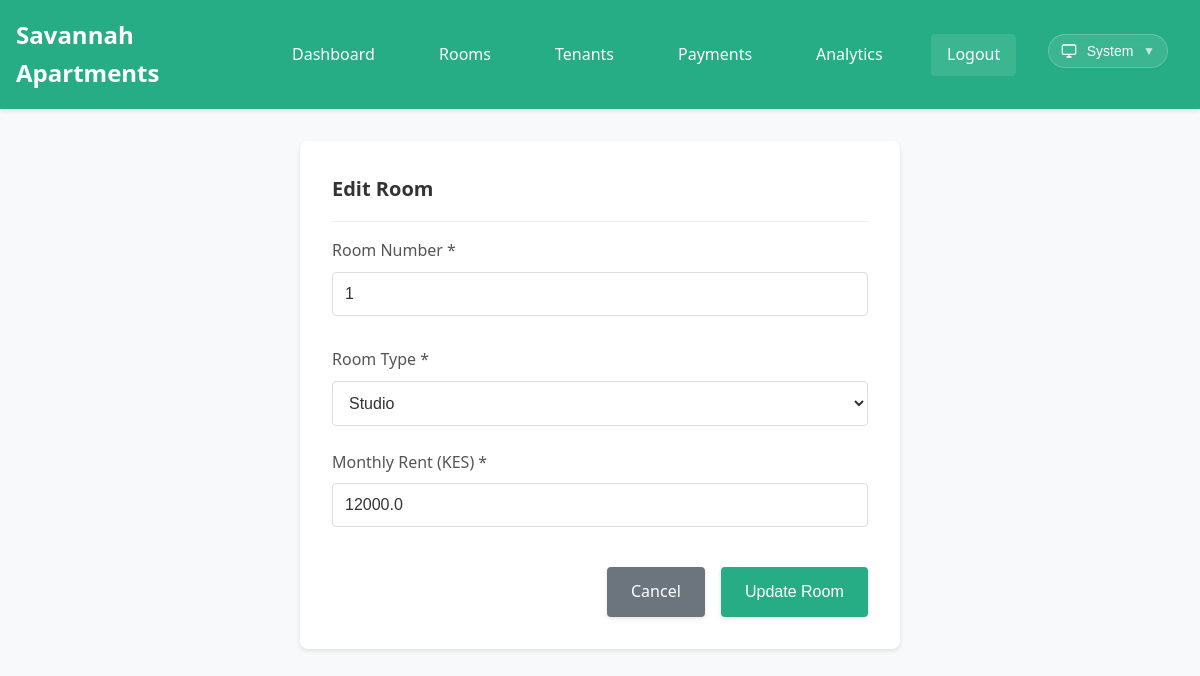
Screenshot of /rooms/edit/1 (signed in) with the database file from the repository.
### tables this page shows
CREATE TABLE rooms (
            room_id INTEGER PRIMARY KEY AUTOINCREMENT,
            room_number TEXT UNIQUE NOT NULL,
            room_type TEXT NOT NULL,
            monthly_rent REAL NOT NULL,
            status TEXT DEFAULT 'vacant'
        );

### app.py (the view, shortened to what this page needs)
@app.route('/rooms/edit/<int:room_id>', methods=['GET', 'POST'])
@login_required
def edit_room(room_id):
    conn = get_db_connection()
    room = conn.execute('SELECT * FROM rooms WHERE room_id = ?', (room_id,)).fetchone()
    conn.close()
    if not room:
        flash('Room not found!', 'error')
        return redirect(url_for('rooms'))
    return render_template('room_form.html', room=room)

### app.py (called while the page is built)
def get_db_connection():
    conn = sqlite3.connect(DATABASE, timeout=20.0)
    conn.row_factory = sqlite3.Row
    conn.execute('PRAGMA journal_mode=WAL')
    conn.execute('PRAGMA synchronous=NORMAL')
    conn.execute('PRAGMA cache_size=10000')
    conn.execute('PRAGMA temp_store=MEMORY')
    return conn

def login_required(f):
    @wraps(f)
    def decorated_function(*args, **kwargs):
        if 'logged_in' not in session:
            return redirect(url_for('login'))
        return f(*args, **kwargs)
    return decorated_function

### templates/room_form.html (shortened to what this page needs)
{% extends "base.html" %}
{% block content %}
<div class="form-container">
    <div class="card-header">
        <h1 class="card-title">{% if room %}Edit Room{% else %}Add New Room{% endif %}</h1>
    </div>
    <form method="POST">
        <div class="form-group">
            <label for="room_number" class="form-label">Room Number *</label>
            <input type="text" id="room_number" name="room_number" class="form-input"
                   value="{{ room.room_number if room else '' }}"
                   required minlength="1" maxlength="10"
                   placeholder="Enter room number">
        </div>
        <div class="form-group">
            <label for="room_type" class="form-label">Room Type *</label>
            <select id="room_type" name="room_type" class="form-select" required>
                <option value="studio" {% if room and room.room_type == 'studio' %}selected{% endif %}>Studio</option>
            </select>
        </div>
        <div class="form-group">
            <label for="monthly_rent" class="form-label">Monthly Rent (KES) *</label>
            <input type="number" id="monthly_rent" name="monthly_rent" class="form-input"
                   value="{{ room.monthly_rent if room else '' }}"
                   required step="0.01" min="0" max="100000"
                   placeholder="Enter monthly rent">
        </div>
        <div class="form-actions">
            <a href="{{ url_for('rooms') }}" class="btn btn-secondary">Cancel</a>
            <button type="submit" class="btn">{% if room %}Update Room{% else %}Add Room{% endif %}</button>
        </div>
    </form>
</div>
{% endblock %}

### static/css/style.css (style rules this page uses)
* { margin: 0; padding: 0; box-sizing: border-box; }
body { font-family: 'Segoe UI', Tahoma, Geneva, Verdana, sans-serif; line-height: 1.6; color: var(--text-primary); background-color: var(--background); }
.form-group { margin-bottom: 1.5rem; }
.form-label { display: block; margin-bottom: 0.5rem; font-weight: 500; color: var(--text-secondary); }
.form-input { width: 100%; padding: 0.75rem; border: 1px solid var(--input-border); border-radius: 4px; background-color: var(--input-bg); color: var(--text-primary); font-size: 1rem; transition: border-color 0.3s, background-color 0.3s; }
.form-select { width: 100%; padding: 0.75rem; border: 1px solid var(--input-border); border-radius: 4px; font-size: 1rem; background-color: var(--input-bg); color: var(--text-primary); }
.btn { display: inline-block; padding: 0.75rem 1.5rem; background-color: var(--brand-primary); color: var(--on-brand); text-decoration: none; border: none; border-radius: 4px; font-size: 1rem; cursor: pointer; transition: background-color 0.3s; }
.btn-secondary { background-color: #6c757d; color: #fff; }
.card-header { border-bottom: 1px solid #eee; padding-bottom: 1rem; margin-bottom: 1rem; }
.card-title { font-size: 1.25rem; font-weight: 600; color: var(--text-primary); }
.form-container { background: var(--surface); padding: 2rem; border-radius: 8px; box-shadow: 0 2px 4px rgba(0,0,0,0.1); max-width: 600px; margin: 0 auto; }
.form-actions { display: flex; gap: 1rem; justify-content: flex-end; margin-top: 2rem; }
:root { --background: #f8f9fa; --surface: #ffffff; --text-primary: #333333; --text-secondary: #555555; --text-tertiary: #888888; --divider: #eeeeee; --hover-bg: #f1f3f5; --table-header-bg: #f8f9fa; --brand-primary: #26ad85; --brand-primary-hover: #1d8a6b; --brand-accent: #37d8a8; --on-brand: #ffffff; --input-bg: #ffffff; --input-border: #dddddd; --flash-success-bg: #d4edda; --flash-success-text: #155724; --flash-success-border: #c3e6cb; --flash-error-bg: #f8d7da; --flash-error-text: #721c24; --flash-error-border: #f5c6cb; --flash-info-bg: #d1ecf1; --flash-info-text: #0c5460; --flash-info-border: #bee5eb; --badge-neutral-bg: #e2e3e5; --badge-success-bg: #d4edda; --badge-success-text: #155724; --badge-error-bg: #f8d7da; --badge-error-text: #721c24; --scrollbar-track: #f1f3f5; --scrollbar-thumb: #cbd5e0; --scrollbar-thumb-hover: #a0aec0; --shadow-sm: 0 1px 2px 0 rgba(0, 0, 0, 0.05); --shadow-md: 0 4px 6px -1px rgba(0, 0, 0, 0.1), 0 2px 4px -1px rgba(0, 0, 0, 0.06); --shadow-lg: 0 10px 15px -3px rgba(0, 0, 0, 0.1), 0 4px 6px -2px rgba(0, 0, 0, 0.05); --shadow-xl: 0 20px 25px -5px rgba(0, 0, 0, 0.1), 0 10px 10px -5px rgba(0, 0, 0, 0.04); }
.btn { position: relative; overflow: hidden; transition: all 0.3s ease-in-out; transform: translateY(0); box-shadow: 0 2px 4px rgba(0,0,0,0.1); }
.btn::before { content: ''; position: absolute; top: 0; left: -100%; width: 100%; height: 100%; background: linear-gradient(90deg, transparent, rgba(255,255,255,0.2), transparent); transition: left 0.5s ease-in-out; }
.form-input, .form-select, .form-textarea { transition: all 0.3s ease-in-out; position: relative; }
html { scroll-behavior: smooth; }
.card, .btn, .form-input { will-change: transform; }
* { -webkit-font-smoothing: antialiased; -moz-osx-font-smoothing: grayscale; }
.card, .btn, .form-input, .toast { contain: layout style paint; }
@media (prefers-reduced-motion: no-preference) { .card, .btn, .form-input { transition: transform 0.2s ease-out, box-shadow 0.2s ease-out; } }
* { scrollbar-width: thin; scrollbar-color: var(--scrollbar-thumb) var(--scrollbar-track); }
:root { --scrollbar-track: var(--divider); --scrollbar-thumb: var(--text-tertiary); --scrollbar-thumb-hover: var(--text-secondary); }

### rows the page displays
rooms: room_number "1", room_type "Studio", monthly_rent "12000.0"
